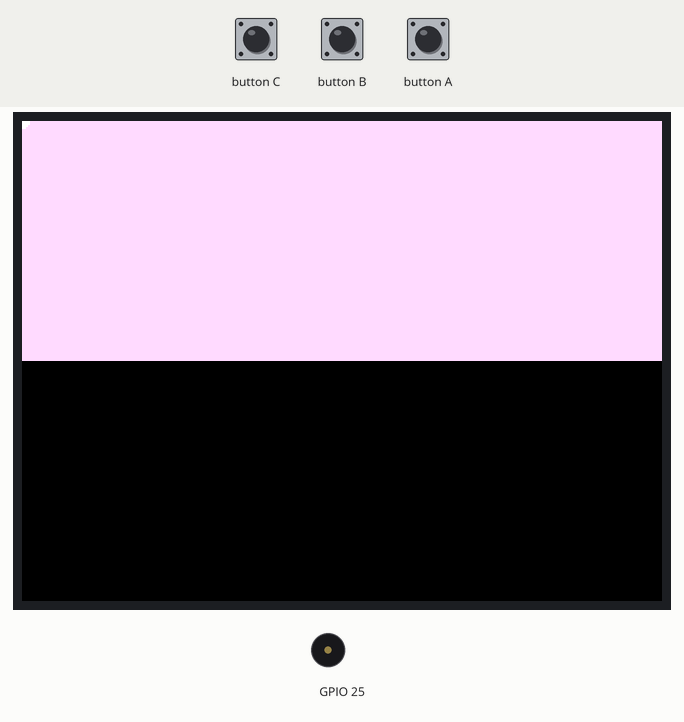
This program was run on a simulated ESP32. On the bench: 320×240 colour display, buzzer (waves = sounding). Random numbers use the default seed unless the program sets one; what the program prints to the serial monitor is not drawn.

Above: at 0.6 s.
At 8.0 s:
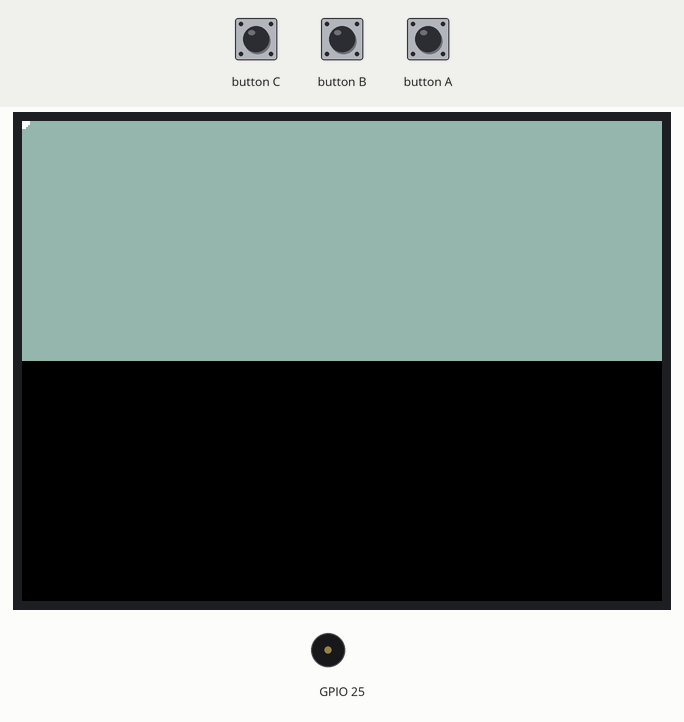
At 15.4 s:
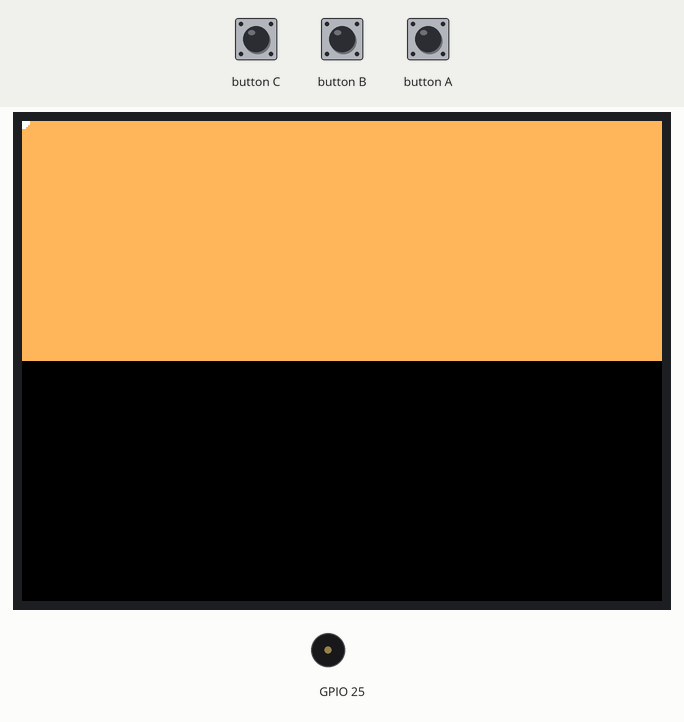
At 34.0 s:
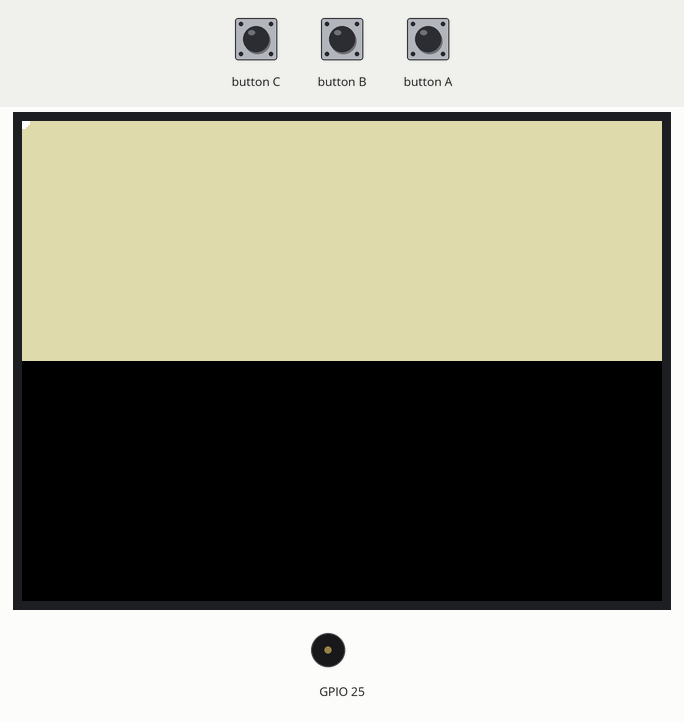
Timing chart, 0 to 40.0 s (numbered marks = the images above):
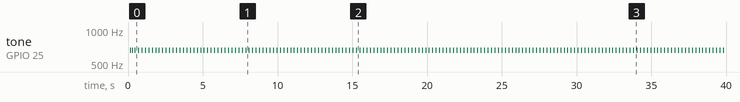

Measured:
- by itself, tone on GPIO 25: goes 659 Hz 0.05 s, silent 0.10 s, 659 Hz 0.05 s, silent 0.10 s, 170 × (659 Hz 0.05 s, silent 0.18 s), 659 Hz 0.05 s, then silent

The program:

main.cpp
```cpp
#include <M5Unified.h>
#include "VoronoiDiagram.h"
#include "TouchHandler.h"
#include "TaskManager.h"
#include "SoundManager.h"

// Off-screen buffer
static M5Canvas screenBuffer;

// Global sound manager
static SoundManager soundManager;

// Global objects
VoronoiDiagram* voronoiDiagram = nullptr;
TouchHandler* touchHandler = nullptr;
TaskManager* taskManager = nullptr;
SemaphoreHandle_t drawMutex = nullptr;

// Application setup
static bool setupApplication() {
    // Initialize M5Stack
    auto cfg = M5.config();
    M5.begin(cfg);

    // Display settings (landscape orientation)
    M5.Display.setRotation(1);
    M5.Display.setColorDepth(8);  // Set to 8-bit color depth
    M5.Display.startWrite();

    const int width = M5.Display.width();
    const int height = M5.Display.height();

    // Create sprite
    screenBuffer.setColorDepth(8);  // Set to 8-bit color depth
    screenBuffer.createSprite(width, height);

    // Initialize sound manager and play startup sound
    soundManager.initialize();
    soundManager.playStartupSequence();

    return true;
}

// Arduino setup function
void setup() {
    // Initial setup
    if (!setupApplication()) {
        // Exit if setup fails
        return;
    }

    // Create mutex for drawing
    drawMutex = xSemaphoreCreateMutex();

    // If mutex creation fails
    if (drawMutex == nullptr) {
        return;
    }

    configASSERT(drawMutex);

    // Create Voronoi diagram
    voronoiDiagram = new VoronoiDiagram(screenBuffer, drawMutex);

    // Create touch handler
    touchHandler = new TouchHandler(*voronoiDiagram, soundManager);

    // Create task manager
    taskManager = new TaskManager(*voronoiDiagram, *touchHandler);

    // Initialize tasks
    taskManager->initializeTasks();
}

// Arduino loop function
void loop() {
  // Main loop does nothing (all processing is done in separate tasks)
  vTaskDelay(1000 / portTICK_PERIOD_MS);
}
```

SoundManager.h
```cpp
#pragma once

#include <M5Unified.h>
#include <Arduino.h>

// Class for managing sound effects
class SoundManager {
public:
    // Sound types
    enum class SoundType {
        TOUCH,
        STARTUP
    };

    // Constructor
    SoundManager();

    // Initialize sound system
    void initialize();

    // Play a sound effect
    void playSound(SoundType type);

    // Play startup sequence
    void playStartupSequence();

private:
    // Sound settings
    static constexpr uint8_t DEFAULT_VOLUME = 48U;

    // Touch feedback sound settings
    static constexpr float TOUCH_FREQUENCY = 659.26F;
    static constexpr uint32_t TOUCH_DURATION = 50U;

    // Startup sound settings
    static constexpr float STARTUP_FREQUENCY = 659.26F;
    static constexpr uint32_t STARTUP_DURATION = 50U;
    static constexpr uint32_t STARTUP_DELAY = 150U;
};
```

TaskManager.h
```cpp
#pragma once

#include <Arduino.h>
#include "VoronoiDiagram.h"
#include "TouchHandler.h"
#include "SoundManager.h"

// Class for managing FreeRTOS tasks
class TaskManager {
public:
    // Constructor
    TaskManager(VoronoiDiagram& voronoi, TouchHandler& touch);

    // Destructor
    ~TaskManager();

    // Initialize tasks
    void initializeTasks();

private:
    // Voronoi diagram
    VoronoiDiagram& voronoiDiagram;

    // Touch handler
    TouchHandler& touchHandler;

    // Task handles
    TaskHandle_t touchTaskHandle = nullptr;
    TaskHandle_t drawTaskHandle = nullptr;

    // Mutex for drawing
    SemaphoreHandle_t drawMutex = nullptr;

    // Main task function (static)
    static void touchTaskFunction(void* args);

    // Voronoi task function (static)
    static void drawTaskFunction(void* args);
};
```

TouchHandler.h
```cpp
#pragma once

#include <M5Unified.h>
#include <Arduino.h>
#include "VoronoiDiagram.h"
#include "SoundManager.h"

// Class for handling touch input
class TouchHandler {
public:
    // Constructor
    TouchHandler(VoronoiDiagram& voronoi, SoundManager& sound);

    // Process touch input
    void handleInput();

private:
    // Voronoi diagram
    VoronoiDiagram& voronoiDiagram;

    // Sound manager
    SoundManager& soundManager;

    // Initial touch position (set to invalid coordinates)
    m5::touch_detail_t initialTouchPosition = {};
};
```

VoronoiDiagram.h
```cpp
#pragma once

#include <M5Unified.h>
#include <Arduino.h>
#include <vector>
#include <cmath>
#include <memory>
#include <algorithm>

// Class for managing Voronoi diagram
class VoronoiDiagram {
public:
    // Point structure
    struct Point {
        int x;
        int y;
        uint16_t color;
        uint8_t canvasColor;  // Color converted to the canvas pixel format
    };

    // Constructor
    VoronoiDiagram(M5Canvas& buffer, SemaphoreHandle_t mutex);

    // Destructor
    ~VoronoiDiagram();

    // Add a point
    void addPoint(int x, int y);

    // Draw Voronoi diagram
    void draw();

private:
    // Maximum number of points
    static constexpr std::size_t MAX_POINT_COUNT = 16U;

    // Number of colors in the palette
    static constexpr std::size_t PALETTE_COLOR_COUNT = 20U;

    // Repulsion force parameters
    static constexpr float REPULSION_STRENGTH = 15000.0F;
    static constexpr float REPULSION_RADIUS = 150.0F;

    // Apply repulsive force to move points (returns true if any point moved)
    bool applyRepulsiveForce();

    // Render Voronoi diagram (nearest point per pixel)
    void renderVoronoiDiagram();

    // Probe the canvas pixel values of the palette colors for direct
    // buffer writes
    void initPaletteCanvasColors();

    // Draw points
    void renderPoints();

    // Get index of the nearest point (used as fallback)
    int getNearestPointIndex(int x, int y) const;

    // List of points
    std::vector<Point> points;

    // Current point index for circular overwrite
    size_t currentPointIndex = 0;

    // Drawing buffer
    M5Canvas& screenBuffer;

    // Mutex for drawing
    SemaphoreHandle_t drawMutex;

    // Screen dimensions
    int screenWidth = 0;
    int screenHeight = 0;

    // Redraw flag: set when the point set changes, cleared after drawing.
    // Frames in which no point moved and this flag is clear are skipped.
    bool needsRedraw = true;

    // Scratch arrays for the repulsion forces (fixed size, no allocation)
    float forceX[MAX_POINT_COUNT];
    float forceY[MAX_POINT_COUNT];

    // Palette colors converted to the canvas pixel format (probed at
    // construction time), indexed like COLOR_PALETTE
    uint8_t paletteCanvasColors[PALETTE_COLOR_COUNT];
    bool paletteCanvasColorsReady = false;

    // Color palette (20 pastel colors) - RGB565 format
    static const uint16_t COLOR_PALETTE[20];
};
```

SoundManager.cpp
```cpp
#include "SoundManager.h"

// Constructor
SoundManager::SoundManager() {
}

// Initialize sound system
void SoundManager::initialize() {
    // Set volume
    M5.Speaker.setVolume(DEFAULT_VOLUME);
}

// Play a sound effect
void SoundManager::playSound(SoundType type) {
    switch (type) {
        case SoundType::TOUCH:
            M5.Speaker.tone(TOUCH_FREQUENCY, TOUCH_DURATION);
            break;
        case SoundType::STARTUP:
            M5.Speaker.tone(STARTUP_FREQUENCY, STARTUP_DURATION);
            break;
    }
}

// Play startup sequence
void SoundManager::playStartupSequence() {
    // Play three tones in sequence
    playSound(SoundType::STARTUP);
    vTaskDelay(STARTUP_DELAY);
    playSound(SoundType::STARTUP);
    vTaskDelay(STARTUP_DELAY);
    playSound(SoundType::STARTUP);
}
```

TaskManager.cpp
```cpp
#include "TaskManager.h"

// Constructor
TaskManager::TaskManager(VoronoiDiagram& voronoi, TouchHandler& touch)
    : voronoiDiagram(voronoi), touchHandler(touch) {
}

// Destructor
TaskManager::~TaskManager() {
    // Delete tasks if they are running
    if (touchTaskHandle != nullptr) {
        vTaskDelete(touchTaskHandle);
        touchTaskHandle = nullptr;
    }

    if (drawTaskHandle != nullptr) {
        vTaskDelete(drawTaskHandle);
        drawTaskHandle = nullptr;
    }

    // Delete mutex if it exists
    if (drawMutex != nullptr) {
        vSemaphoreDelete(drawMutex);
        drawMutex = nullptr;
    }
}

// Initialize tasks
void TaskManager::initializeTasks() {
    // Task stack size
    static constexpr uint32_t TASK_STACK_SIZE = 4096;

    // Create Touch task (runs on CPU0)
    BaseType_t touchTaskResult = xTaskCreatePinnedToCore(
        &TaskManager::touchTaskFunction,
        "TouchTask",
        TASK_STACK_SIZE,
        this,
        2,  // Higher priority
        &touchTaskHandle,
        0   // Run on CPU0
    );

    // If task creation fails
    if (touchTaskResult != pdPASS) {
        // Error handling (in a real application, would log or perform recovery)
        Serial.println("Failed to create Touch task");
        return;
    }

    // Verify created task handle
    if (touchTaskHandle == nullptr) {
        Serial.println("Touch task handle is null");
        return;
    }

    // Create Draw task (runs on CPU1)
    BaseType_t drawTaskResult = xTaskCreatePinnedToCore(
        &TaskManager::drawTaskFunction,
        "DrawTask",
        TASK_STACK_SIZE,
        this,
        1,  // Lower priority
        &drawTaskHandle,
        1   // Run on CPU1
    );

    // If task creation fails
    if (drawTaskResult != pdPASS) {
        // Error handling (delete Touch task to free resources)
        Serial.println("Failed to create Draw task");
        if (touchTaskHandle != nullptr) {
            vTaskDelete(touchTaskHandle);
            touchTaskHandle = nullptr;
        }
        return;
    }

    // Verify created task handle
    if (drawTaskHandle == nullptr) {
        Serial.println("Draw task handle is null");
        if (touchTaskHandle != nullptr) {
            vTaskDelete(touchTaskHandle);
            touchTaskHandle = nullptr;
        }
        return;
    }

    Serial.println("Tasks initialized successfully");
}

// Touch task function (static)
void TaskManager::touchTaskFunction(void* args) {
    // Early return if args is null
    if (args == nullptr) {
        Serial.println("TouchTask args is null");
        vTaskDelete(nullptr);
        return;
    }

    // Get this pointer
    TaskManager* self = static_cast<TaskManager*>(args);

    Serial.println("TouchTask started");

    // Task main loop
    for (;;) {
        // Process touch input
        self->touchHandler.handleInput();

        // Prevent watchdog timeout (wait 1ms)
        vTaskDelay(1);
    }

    // Delete task (should never reach here)
    vTaskDelete(nullptr);
}

// Draw task function (static)
void TaskManager::drawTaskFunction(void* args) {
    // Early return if args is null
    if (args == nullptr) {
        Serial.println("Draw task args is null");
        vTaskDelete(nullptr);
        return;
    }

    // Get this pointer
    TaskManager* self = static_cast<TaskManager*>(args);

    // Drawing interval (milliseconds)
    static constexpr uint32_t DRAW_INTERVAL_MS = 10;

    Serial.println("Draw task started");

    // Task main loop
    for (;;) {
        // Draw Voronoi diagram
        self->voronoiDiagram.draw();

        // Wait for specified interval
        vTaskDelay(pdMS_TO_TICKS(DRAW_INTERVAL_MS));
    }

    // Delete task (should never reach here)
    vTaskDelete(nullptr);
}
```

TouchHandler.cpp
```cpp
#include "TouchHandler.h"

// Constructor
TouchHandler::TouchHandler(VoronoiDiagram& voronoi, SoundManager& sound)
    : voronoiDiagram(voronoi), soundManager(sound) {
}

// Process touch input
void TouchHandler::handleInput() {
    // Update M5Stack state
    M5.update();

    // Check for touch input
    const uint8_t touchCount = M5.Touch.getCount();

    if (touchCount > 0) {
        // Get touch position (using first touch point)
        m5::touch_detail_t pos = M5.Touch.getDetail(0);

        // If valid coordinates (-1, -1 are invalid coordinates)
        const bool isValidPosition = (pos.x != -1 && pos.y != -1);

        if (isValidPosition) {
            // Set initial touch position if not set
            const bool isInitialTouchNotSet = (initialTouchPosition.x == -1);

            if (isInitialTouchNotSet) {
                initialTouchPosition = pos;
            }
        }
    } else {
        // When touch ends
        const bool hasPreviousTouch = (initialTouchPosition.x != -1);

        if (hasPreviousTouch) {
            // Add point
            voronoiDiagram.addPoint(initialTouchPosition.x, initialTouchPosition.y);

            // Play feedback sound
            soundManager.playSound(SoundManager::SoundType::TOUCH);

            // Draw Voronoi diagram
            voronoiDiagram.draw();

            // Reset touch position (set to invalid coordinates)
            initialTouchPosition = {};
        }
    }
}
```

Source omitted: VoronoiDiagram.cpp (10431 bytes)
